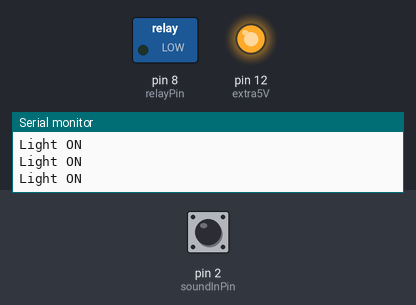
Simulated run of this sketch. Board: Arduino Uno, built with avr-gcc and run on an emulated ATmega328P. Parts: switched loads named in the sketch (green lamp = pin HIGH), output pins drawn as LEDs (lit = HIGH), the last lines printed to the serial monitor. The inputs (shaded band) are chosen by the test bench; at power-on: pin 2 (soundInPin) HIGH.

Above: at 1.2 s.
1.3 s: pin 2 (soundInPin) pulled LOW for 0.15 s
At 2.1 s:
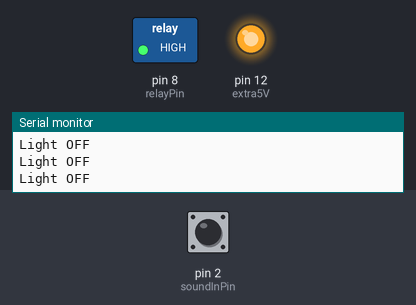
3.1 s: pin 2 (soundInPin) pulled LOW for 1 s
At 5.4 s:
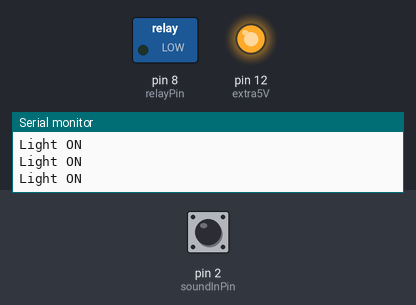
5.7 s: pin 2 (soundInPin) pulled LOW for 3.2 s
At 10.4 s:
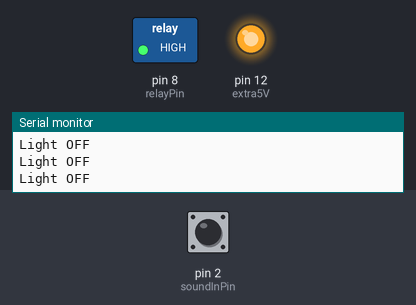
Timing chart, 0 to 11.9 s (numbered marks = the images above; inputs shaded):
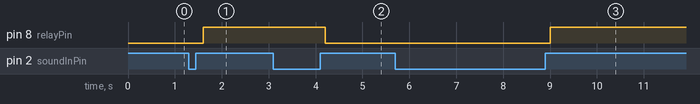

Measured:
- after the input at 1.3 s, pin 8 (relayPin): LOW → HIGH after 0.30 s
- after the input at 3.1 s, pin 8 (relayPin): HIGH → LOW after 1.1 s
- after the input at 5.7 s, pin 8 (relayPin): LOW → HIGH after 3.3 s

The sketch:

Sound_module.ino
```cpp
int soundInPin = 2;// connect output to Sound module DO
int relayPin = 8;// Connected to relay or buzzer (or LED)
int extra5V = 12;// define a pin for extra extra 5V

// do not change values bellow
int val = 0; // sound value from pin 2
int relayON = 0;//light status
int heard = 0;//sound heard status


void setup() {
  Serial.begin(9600);
  pinMode(soundInPin, INPUT_PULLUP);
  pinMode(relayPin, OUTPUT);
  pinMode(extra5V,OUTPUT);// set extra5V as output
  digitalWrite(extra5V,HIGH);// turn the extra5V pin HIGH to get 5V

}

void loop() {
  val = digitalRead(soundInPin);// read the sound pin

  if(val == HIGH && relayON == LOW){

    heard = 1-heard;// toggle the value of "heard" from HIGH to LOW or from LOW to HIGH
    delay(100);
  }
  relayON = val;// save the value of pin 2

      if(heard == HIGH){
        Serial.println("Light ON");
        digitalWrite(relayPin, LOW); // turn relay ON

      }else{
        Serial.println("Light OFF");
        digitalWrite(relayPin, HIGH);// turn relay OFF

      }
  delay(100);
}
```
